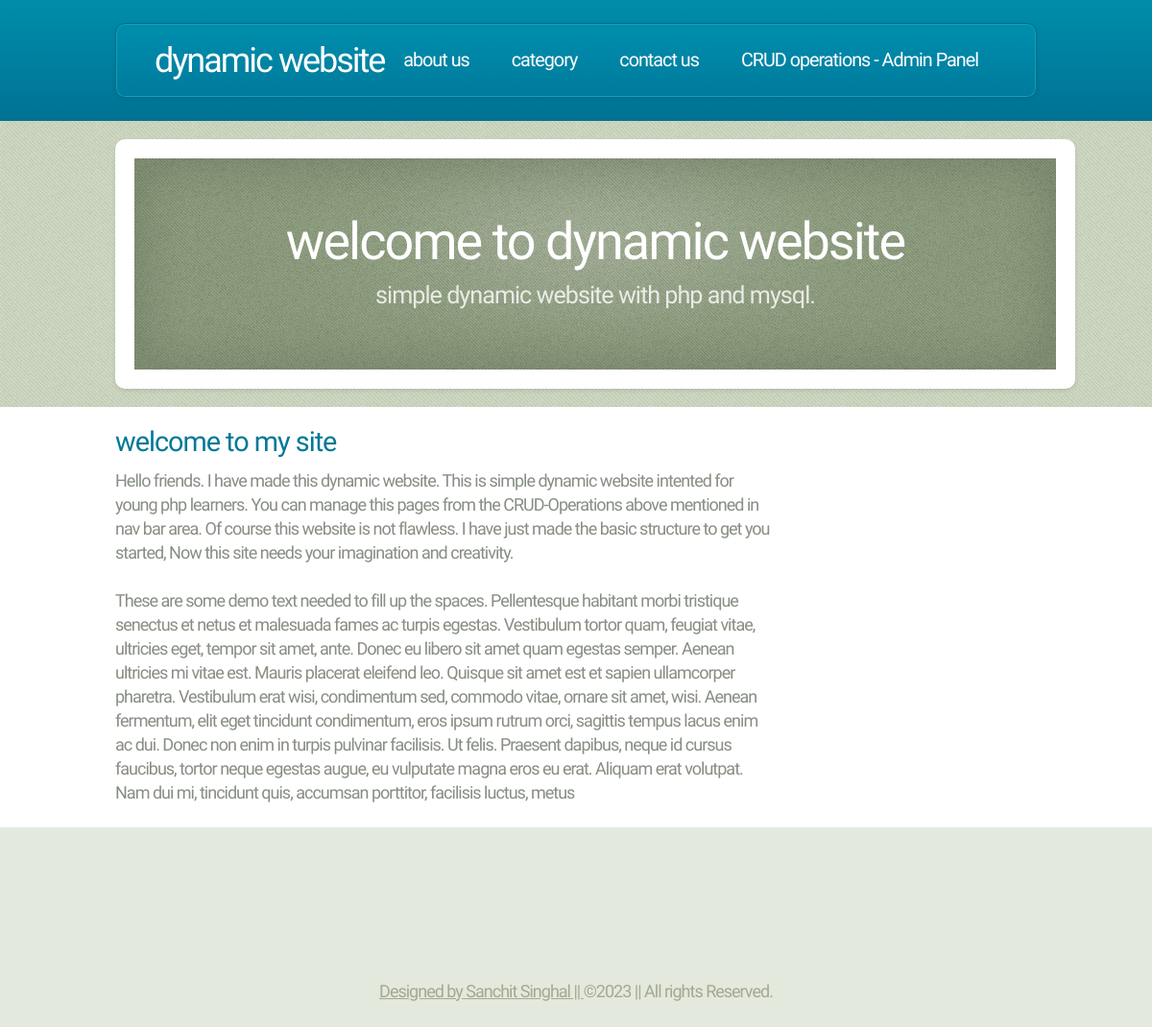
The page / on the database its author committed.
### tables this page shows
CREATE TABLE IF NOT EXISTS `mp_tagline` (
  `id` int(11) NOT NULL AUTO_INCREMENT,
  `tagline1` varchar(255) DEFAULT NULL,
  `tagline2` varchar(255) DEFAULT NULL,
  PRIMARY KEY (`id`)
);

CREATE TABLE IF NOT EXISTS `mp_pages` (
  `page_id` int(11) NOT NULL AUTO_INCREMENT,
  `page_title` varchar(255) NOT NULL,
  `page_desc` text,
  `meta_keywords` varchar(255) DEFAULT NULL,
  `meta_desc` varchar(255) DEFAULT NULL,
  `sort_order` int(11) NOT NULL DEFAULT '0',
  `parent` varchar(255) NOT NULL DEFAULT '0',
  `status` enum('A','I') NOT NULL DEFAULT 'A',
  `page_alias` varchar(255) DEFAULT NULL,
  PRIMARY KEY (`page_id`),
  UNIQUE KEY `page_name` (`page_alias`)
);

### libs/common_functions.php (called while the page is built, shortened)
<?php
function getHomeURL() {
    return HTTP_SERVER . SITE_DIR;
}
function getPageDetailsByName($pageAlias) {
    global $DB;
    $rs = array();
    $sql = "SELECT * FROM " . TABLE_PAGES . " WHERE 1 AND page_alias = :pname";
    try {
        $stmt = $DB->prepare($sql);
        $stmt->bindValue(":pname", $pageAlias);
        $stmt->execute();
        $results = $stmt->fetchAll();
    } catch (Exception $ex) {
        echo errorMessage($ex->getMessage());
    }
    if (count($results) > 0) {
       $rs =  $results[0];
    }
    return $rs;
}
?>

### libs/config.php (called while the page is built, shortened)
<?php
require_once("common_functions.php");
$currentPage = pathinfo($_SERVER['PHP_SELF'], PATHINFO_FILENAME);
?>

### index.php (the view)
<?php
require("libs/config.php");
$pageDetails = getPageDetailsByName($currentPage);
include("header.php");
?>
<div class="row main-row">
    <div class="9u">
        <section class="left-content">
            <h2><?php echo stripslashes($pageDetails["page_title"]); ?></h2>
            <?php echo stripslashes($pageDetails["page_desc"]); ?>
        </section>
    </div>
</div>
<?php
include("footer.php");
?>

### header.php (shortened to what this page needs)
<!DOCTYPE HTML>
<html>
    <head>
    </head>
    <body>
        <div id="header-wrapper">
            <div class="container">
                <div class="row">
                    <div class="12u">
                        <header id="header">
                            <h1><a href="<?php echo getHomeURL(); ?>" id="logo"><?php echo SITE_NAME; ?></a></h1>
                            <nav id="nav">
                                <a href="about-us.php" <?php echo ($currentPage == "about-us") ? ' class="current-page-item"' : '' ?> >About Us</a>
                                <a href="category.php" <?php echo ($currentPage == "category") ? ' class="current-page-item"' : '' ?>>Category</a>
                                <a href="contact-us.php" <?php echo ($currentPage == "contact-us") ? ' class="current-page-item"' : '' ?>>Contact US</a>
                                <a href="manage-site" target="_blank" style="text-transform: none;">CRUD operations - Admin Panel</a>
                            </nav>
                        </header>
                    </div>
                </div>
            </div>
        </div>
        <?php
        if ($currentPage == "index") {
            try {
                $stmt = $DB->prepare("SELECT * FROM " . TABLE_TAGLINE . " WHERE 1 LIMIT 1");
                $stmt->bindValue(":pname", $pageAlias);
                $stmt->execute();
                $details = $stmt->fetchAll();
            } catch (Exception $ex) {
                echo errorMessage($ex->getMessage());
            }
            ?>
            <div id="banner-wrapper">
                <div class="container">
                    <div class="row">
                        <div class="12u">
                            <div id="banner">
                                <h2><?php echo stripslashes($details[0]["tagline1"]); ?></h2>
                                <span><?php echo stripslashes($details[0]["tagline2"]); ?></span>
                            </div>
                        </div>
                    </div>
                </div>
            </div>
        <?php } ?>
        <div id="main">
            <div class="container">

### css/style.css (style rules this page uses)
*,*:before,*:after { -moz-box-sizing:content-box;-webkit-box-sizing:content-box;-o-box-sizing:content-box;-ms-box-sizing:content-box;box-sizing:content-box }
body { font-size: 13.5pt; font-family: sans-serif; background-color: #e3e9dc; font-family: 'Ubuntu Condensed', sans-serif; color: #878e83; letter-spacing: -1px; }
h1,h2,h3,h4 { color: #007897; font-weight: normal; }
h1,h2 { text-transform: lowercase; }
h2 { font-size: 1.6em; letter-spacing: -1px; margin-bottom: 0.5em; text-transform:lowercase; }
a { color: #5d93a2; text-decoration: underline; }

### css/style-desktop.css (style rules this page uses)
body { min-width: 1200px; }
section, article { margin: 0 0 20px 0; }
section:last-child, article:last-child { margin-bottom: 0; }
section.left-content { padding-right: 30px; line-height:25px; }
#header-wrapper { background-color: #007294; background-image: -moz-linear-gradient(top, #008dab, #007294); background-image: -webkit-linear-gradient(top, #008dab, #007294); background-image: -webkit-gradient(linear, 0% 0%, 0% 100%, from(#008dab), to(#007294)); background-image: -ms-linear-gradient(top, #008dab, #007294); background-image: -o-linear-gradient(top, #008dab, #007294); background-image: linear-gradient(top, #008dab, #007294); }
#header { position: relative; margin: 2.5% 0 2.5% 0; padding: 0 40px 0 40px; border-radius: 10px; border: solid 1px #006e8b; box-shadow: inset 0px 0px 0px 1px #12a0bf, 0px 1px 4px 0px rgba(0,0,0,0.10); background-color: #007b9d; background-image: -moz-linear-gradient(top, #008ead, #007b9d); background-image: -webkit-linear-gradient(top, #008ead, #007b9d); background-image: -webkit-gradient(linear, 0% 0%, 0% 100%, from(#008ead), to(#007b9d)); background-image: -ms-linear-gradient(top, #008ead, #007b9d); background-image: -o-linear-gradient(top, #008ead, #007b9d); background-image: linear-gradient(top, #008ead, #007b9d); height: 86px; }
#header h1 { position: absolute; left: 40px; top: 0; color: #fff; font-size: 2.4em; letter-spacing: -2px; line-height: 86px; }
#header h1 a { color: #fff; text-decoration: none; }
#header nav { position: absolute; right: 40px; top: 1px; line-height: 84px; text-transform: lowercase; font-size: 1.3em; letter-spacing: -1px; }
#header nav a { display: inline-block; text-decoration: none; color: #fff; padding: 0 25px 0 25px; outline: 0; }
#banner-wrapper { background: #c8d2bc url(images/bg1.png); }
#banner { position: relative; width: 1160px; height: 265px; margin: 2% 0 2% 0; box-shadow: 0px 2px 4px 0px rgba(0,0,0,0.10); border-radius: 10px; padding: 20px; background: #fff url(images/banner.jpg) no-repeat 20px 20px; background-size: 1160px 265px; }
#banner h2 { position: absolute; z-index: 1; width: 100%; top: 100px; left: 0; font-size: 3.3em; color: #fff; text-align: center; letter-spacing: -2px; }
#banner span { display: block; position: absolute; z-index: 1; width: 100%; bottom: 105px; left: 0; font-size: 1.6em; color: #fff; text-align: center; letter-spacing: -1px; text-transform: lowercase; opacity: 0.8; }
#main { background: #fff; padding: 2% 0 2% 0; }

### css/style-1000px.css (style rules this page uses)
body { min-width: 960px; }
#header { height: 76px; }
#header h1 { font-size: 2em; line-height: 76px; }
#header nav { line-height: 74px; font-size: 1.1em; }
#header nav a { padding: 0 20px 0 20px; }
#banner { width: 960px; height: 220px; background-size: 960px 220px; }
#banner h2 { font-size: 3em; top: 80px; }
#banner span { font-size: 1.4em; bottom: 85px; }

### rows shown on the page
mp_tagline: tagline1 "welcome to dynamic website", tagline2 "simple dynamic website with php and mysql."
mp_pages: page_title "welcome to my site", page_desc "Hello friends. I have made this dynamic website. This is simple dynamic website intented for young php learners. You can manage this pages from the CRUD-Operations above mentioned in nav bar area. Of course this website is not flawless. I have just made the basic structure to get you started, Now this site needs your imagination and creativity. These are some demo text needed to fill up the spaces. Pellentesque habitant morbi tristique senectus et netus et malesuada fames ac turpis egestas. Vestibulum tortor quam, feugiat vitae, ultricies eget, tempor sit amet, ante. Donec eu libero sit amet quam egestas semper. Aenean ultricies mi vitae est. Mauris placerat eleifend leo. Quisque sit amet…"

### other values the page prints
SITE_NAME "dynamic website"
